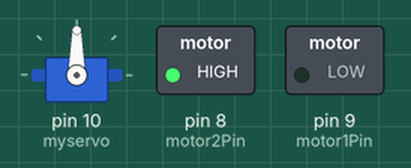
Simulated run of this sketch. Board: Arduino Uno, built with avr-gcc and run on an emulated ATmega328P. Shown: servo, switched loads named in the sketch (green lamp = pin HIGH).

Above: at 0.05 s.
At 2.45 s:
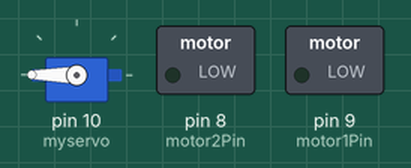
At 3.45 s:
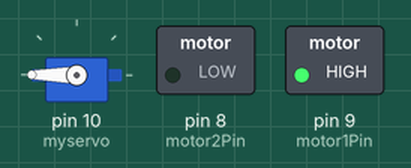
At 4.95 s:
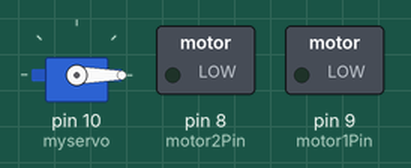
Timing chart, 0 to 6.5 s (numbered marks = the images above):
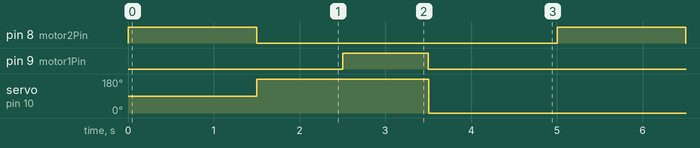

The sketch:

motor_v2.ino
```cpp
#include <Servo.h>

Servo myservo;

const int motor1Pin = 9;
const int motor2Pin = 8;

int pos = 0;

void setup() {
    // set pins you're using as outputs:
    pinMode(motor1Pin, OUTPUT);
    pinMode(motor2Pin, OUTPUT);
     myservo.attach(10);
  }

void loop() {
      // turn the motor in one direction:
      digitalWrite(motor1Pin, LOW);   // set leg 1 of the H-bridge low
      digitalWrite(motor2Pin, HIGH);  // set leg 2 of the H-bridge high
      delay(1500); // wait for a second

      // stop the motor spinning :
      digitalWrite(motor1Pin, LOW);   // set leg 1 of the H-bridge low
      digitalWrite(motor2Pin, LOW);  // set leg 2 of the H-bridge high
      for (pos = 0; pos <= 180; pos += 5) { // goes from 0 degrees to 180 degrees
        myservo.write(pos);              // tell servo to go to position in variable 'pos'
      }
      delay(1000); // wait for a second

      // turn the motor in the other direction :
      digitalWrite(motor1Pin, HIGH);   // set leg 1 of the H-bridge low
      digitalWrite(motor2Pin, LOW);  // set leg 2 of the H-bridge high
      delay(1000); // wait for a second

      // stop the motor spinning :
      digitalWrite(motor1Pin, LOW);   // set leg 1 of the H-bridge low
      digitalWrite(motor2Pin, LOW);  // set leg 2 of the H-bridge high
      for (pos = 180; pos >= 0; pos -= 5) { // goes from 180 degrees to 0 degrees
        myservo.write(pos);              // tell servo to go to position in variable 'pos'
      }
      delay(1500); // wait for a second
  }
```

Measured:
- by itself, pin 8 (motor2Pin): alternates HIGH for 1.5 s and LOW for 3.5 s
- by itself, pin 9 (motor1Pin): alternates HIGH for 1.0 s and LOW for 4.0 s
- by itself, servo on pin 10 (myservo): alternates 180° for 2.0 s and 0° for 3.0 s
